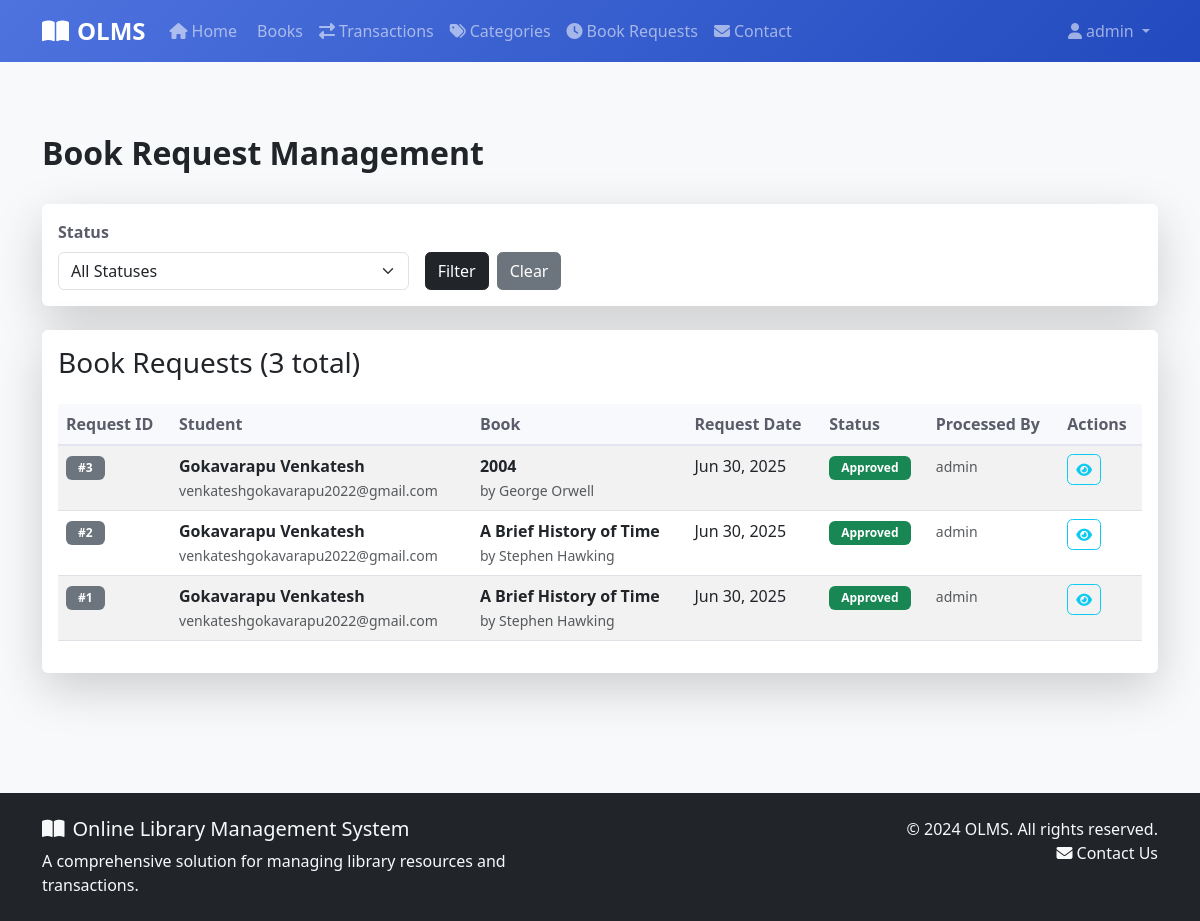
The app's page /book-requests/ (signed in) with its own data.
### library/models.py (models this page shows, shortened)
class BookRequest(models.Model):
    STATUS_CHOICES = (
        ('pending', 'Pending'),
        ('approved', 'Approved'),
        ('rejected', 'Rejected'),
        ('completed', 'Completed'),
    )
    student = models.ForeignKey(User, on_delete=models.CASCADE, related_name='book_requests')
    book = models.ForeignKey(Book, on_delete=models.CASCADE, related_name='requests')
    request_date = models.DateTimeField(auto_now_add=True)
    status = models.CharField(max_length=20, choices=STATUS_CHOICES, default='pending')
    processed_by = models.ForeignKey(User, on_delete=models.CASCADE, related_name='processed_requests', blank=True, null=True)
    processed_date = models.DateTimeField(blank=True, null=True)
    notes = models.TextField(blank=True, null=True)
    class Meta:
        verbose_name = "Book Request"
        verbose_name_plural = "Book Requests"
        ordering = ['-request_date']

class Book(models.Model):
    STATUS_CHOICES = (
        ('available', 'Available'),
        ('issued', 'Issued'),
        ('lost', 'Lost'),
        ('damaged', 'Damaged'),
    )
    title = models.CharField(max_length=200)
    author = models.CharField(max_length=200)
    isbn = models.CharField(max_length=13, unique=True)
    category = models.ForeignKey(Category, on_delete=models.CASCADE, related_name='books')
    description = models.TextField(blank=True, null=True)
    publication_year = models.IntegerField(
        validators=[MinValueValidator(1900), MaxValueValidator(2025)],
        blank=True, null=True
    )
    publisher = models.CharField(max_length=200, blank=True, null=True)
    total_copies = models.PositiveIntegerField(default=1)
    available_copies = models.PositiveIntegerField(default=1)
    status = models.CharField(max_length=20, choices=STATUS_CHOICES, default='available')
    cover_image = models.ImageField(upload_to='book_covers/', blank=True, null=True)
    created_at = models.DateTimeField(auto_now_add=True)
    updated_at = models.DateTimeField(auto_now=True)
    class Meta:
        verbose_name = "Book"
        verbose_name_plural = "Books"
        ordering = ['title']

### library/views.py (the view)
# urls.py: path('book-requests/', views.book_request_list, name='book_request_list'),
@login_required
@user_passes_test(is_admin)
def book_request_list(request):
    requests = BookRequest.objects.all()
    status_filter = request.GET.get('status')
    if status_filter:
        requests = requests.filter(status=status_filter)
    paginator = Paginator(requests, 20)
    page_number = request.GET.get('page')
    page_obj = paginator.get_page(page_number)
    context = {
        'page_obj': page_obj,
        'status_filter': status_filter,
    }
    return render(request, 'book_request_list.html', context)

### library/views.py (called while the page is built)
def is_admin(user):
    return user.is_authenticated and hasattr(user, 'profile') and user.profile.user_type == 'admin'

### templates/book_request_list.html (shortened to what this page needs)
{% extends 'base.html' %}
{% block content %}
<div class="container py-5">
    <div class="row">
        <div class="col-12">
            <div class="d-flex justify-content-between align-items-center mb-4">
                <h2 class="fw-bold">Book Request Management</h2>
            </div>
            <div class="card shadow-lg border-0 mb-4">
                <div class="card-body">
                    <form method="get" class="row g-3">
                        <div class="col-md-4">
                            <label for="status" class="form-label">Status</label>
                            <select name="status" id="status" class="form-select">
                                <option value="">All Statuses</option>
                            </select>
                        </div>
                        <div class="col-md-4 d-flex align-items-end">
                            <button type="submit" class="btn btn-dark me-2">Filter</button>
                            <a href="{% url 'book_request_list' %}" class="btn btn-secondary">Clear</a>
                        </div>
                    </form>
                </div>
            </div>
            <div class="card shadow-lg border-0">
                <div class="card-body">
                    <h3 class="mb-4">Book Requests ({{ page_obj.paginator.count }} total)</h3>
                    {% if page_obj %}
                        <div class="table-responsive">
                            <table class="table table-hover">
                                <thead>
                                    <tr>
                                        <th>Request ID</th>
                                        <th>Student</th>
                                        <th>Book</th>
                                        <th>Request Date</th>
                                        <th>Status</th>
                                        <th>Processed By</th>
                                        <th>Actions</th>
                                    </tr>
                                </thead>
                                <tbody>
                                    {% for book_request in page_obj %}
                                    <tr>
                                        <td>
                                            <span class="badge bg-secondary">#{{ book_request.id }}</span>
                                        </td>
                                        <td>
                                            <div>
                                                <div class="fw-bold">{{ book_request.student.get_full_name|default:book_request.student.username }}</div>
                                                <small class="text-muted">{{ book_request.student.email }}</small>
                                            </div>
                                        </td>
                                        <td>
                                            <div>
                                                <div class="fw-bold">{{ book_request.book.title }}</div>
                                                <small class="text-muted">by {{ book_request.book.author }}</small>
                                            </div>
                                        </td>
                                        <td>{{ book_request.request_date|date:"M d, Y" }}</td>
                                        <td>
                                            {% if book_request.status == 'pending' %}
                                                <span class="badge bg-warning">Pending</span>
                                            {% elif book_request.status == 'approved' %}
                                                <span class="badge bg-success">Approved</span>
                                            {% elif book_request.status == 'rejected' %}
                                                <span class="badge bg-danger">Rejected</span>
                                            {% elif book_request.status == 'completed' %}
                                                <span class="badge bg-info">Completed</span>
                                            {% endif %}
                                        </td>
                                        <td>
                                            {% if book_request.processed_by %}
                                                <small class="text-muted">{{ book_request.processed_by.get_full_name|default:book_request.processed_by.username }}</small>
                                            {% else %}
                                                <span class="text-muted">-</span>
                                            {% endif %}
                                        </td>
                                        <td>
                                            <div class="btn-group" role="group">
                                                <button type="button" class="btn btn-sm btn-outline-info" data-bs-toggle="modal" data-bs-target="#requestModal{{ book_request.id }}" title="View Details">
                                                    <i class="fas fa-eye"></i>
                                                </button>
                                            </div>
                                        </td>
                                    </tr>
                                    {% endfor %}
                                </tbody>
                            </table>
                        </div>
                    {% else %}
                        <div class="text-center py-5">
                            <i class="fas fa-book fa-3x text-muted mb-3"></i>
                            <h5 class="text-muted">No book requests found</h5>
                        </div>
                    {% endif %}
                </div>
            </div>
        </div>
    </div>
</div>
{% endblock %}

### templates/base.html (shortened to what this page needs)
{% load static %}
<!DOCTYPE html>
<html lang="en">
<head>
    <link href="https://cdn.jsdelivr.net/npm/bootstrap@5.3.0/dist/css/bootstrap.min.css" rel="stylesheet">
    <link rel="stylesheet" href="https://cdnjs.cloudflare.com/ajax/libs/font-awesome/6.4.0/css/all.min.css">
    <link rel="stylesheet" href="{% static 'css/style.css' %}">
</head>
<body>
    <nav class="navbar navbar-expand-lg navbar-dark bg-primary">
        <div class="container">
            <a class="navbar-brand" href="{% url 'home' %}">
                <i class="fas fa-book-open me-2"></i>OLMS
            </a>
            <div class="collapse navbar-collapse" id="navbarNav">
                <ul class="navbar-nav me-auto">
                    <li class="nav-item">
                        <a class="nav-link" href="{% url 'home' %}">
                            <i class="fas fa-home me-1"></i>Home
                        </a>
                    </li>
                    {% if user.is_authenticated %}
                        {% if user.profile.user_type == 'admin' %}
                            <li class="nav-item">
                                <a class="nav-link" href="{% url 'book_list' %}">
                                    Books
                                </a>
                            </li>
                            <li class="nav-item">
                                <a class="nav-link" href="{% url 'transaction_list' %}">
                                    <i class="fas fa-exchange-alt me-1"></i>Transactions
                                </a>
                            </li>
                            <li class="nav-item">
                                <a class="nav-link" href="{% url 'category_list' %}">
                                    <i class="fas fa-tags me-1"></i>Categories
                                </a>
                            </li>
                            <li class="nav-item">
                                <a class="nav-link" href="{% url 'book_request_list' %}">
                                    <i class="fas fa-clock me-1"></i>Book Requests
                                </a>
                            </li>
                        {% else %}
                            <li class="nav-item">
                                <a class="nav-link" href="{% url 'student_book_list' %}">
                                    <i class="fas fa-search me-1"></i>Search Books
                                </a>
                            </li>
                        {% endif %}
                    {% endif %}
                    <li class="nav-item">
                        <a class="nav-link" href="{% url 'contact' %}">
                            <i class="fas fa-envelope me-1"></i>Contact
                        </a>
                    </li>
                </ul>
                <ul class="navbar-nav">
                    {% if user.is_authenticated %}
                        <li class="nav-item dropdown">
                            <a class="nav-link dropdown-toggle" href="#" id="navbarDropdown" role="button" data-bs-toggle="dropdown">
                                <i class="fas fa-user me-1"></i>{{ user.username }}
                            </a>
                        </li>
                    {% endif %}
                </ul>
            </div>
        </div>
    </nav>
    <main class="py-4">
        {% block content %}{% endblock %}
    </main>
    <footer class="bg-dark text-light py-4 mt-5">
        <div class="container">
            <div class="row">
                <div class="col-md-6">
                    <h5><i class="fas fa-book-open me-2"></i>Online Library Management System</h5>
                    <p class="mb-0">A comprehensive solution for managing library resources and transactions.</p>
                </div>
                <div class="col-md-6 text-md-end">
                    <p class="mb-0">&copy; 2024 OLMS. All rights reserved.</p>
                    <p class="mb-0">
                        <a href="{% url 'contact' %}" class="text-light text-decoration-none">
                            <i class="fas fa-envelope me-1"></i>Contact Us
                        </a>
                    </p>
                </div>
            </div>
        </div>
    </footer>
</body>
</html>

### static/css/style.css (style rules this page uses)
body { font-family: 'Segoe UI', Tahoma, Geneva, Verdana, sans-serif; background-color: #f8f9fa; }
.navbar-brand { font-weight: bold; font-size: 1.5rem; }
.navbar-nav .nav-link { font-weight: 500; transition: color 0.3s ease; }
.card { border: none; box-shadow: 0 0.15rem 1.75rem 0 rgba(58, 59, 69, 0.15); transition: transform 0.2s ease, box-shadow 0.2s ease; }
.btn { font-weight: 500; border-radius: 0.35rem; transition: all 0.2s ease; }
.form-label { font-weight: 600; color: #5a5c69; }
.table { background-color: #fff; border-radius: 0.35rem; }
.table thead th { background-color: #f8f9fc; border-bottom: 2px solid #e3e6f0; font-weight: 600; color: #5a5c69; }
.badge { font-size: 0.75rem; font-weight: 600; padding: 0.375rem 0.75rem; }
.bg-primary { background: linear-gradient(135deg, #4e73df 0%, #224abe 100%) !important; }
footer { margin-top: auto; }

### records on screen
BookRequest: id "3", student.get_full_name "Gokavarapu Venkatesh", student.email "venkateshgokavarapu2022@gmail.com", book "2004", book.author "George Orwell", request_date "Jun 30, 2025", status "Approved", processed_by.get_full_name "admin"
BookRequest: id "2", student.get_full_name "Gokavarapu Venkatesh", student.email "venkateshgokavarapu2022@gmail.com", book "A Brief History of Time", book.author "Stephen Hawking", request_date "Jun 30, 2025", status "Approved", processed_by.get_full_name "admin"
BookRequest: id "1", student.get_full_name "Gokavarapu Venkatesh", student.email "venkateshgokavarapu2022@gmail.com", book "A Brief History of Time", book.author "Stephen Hawking", request_date "Jun 30, 2025", status "Approved", processed_by.get_full_name "admin"

### other values on screen
{{ user.username }} "admin"
{{ page_obj.paginator.count }} "3"
